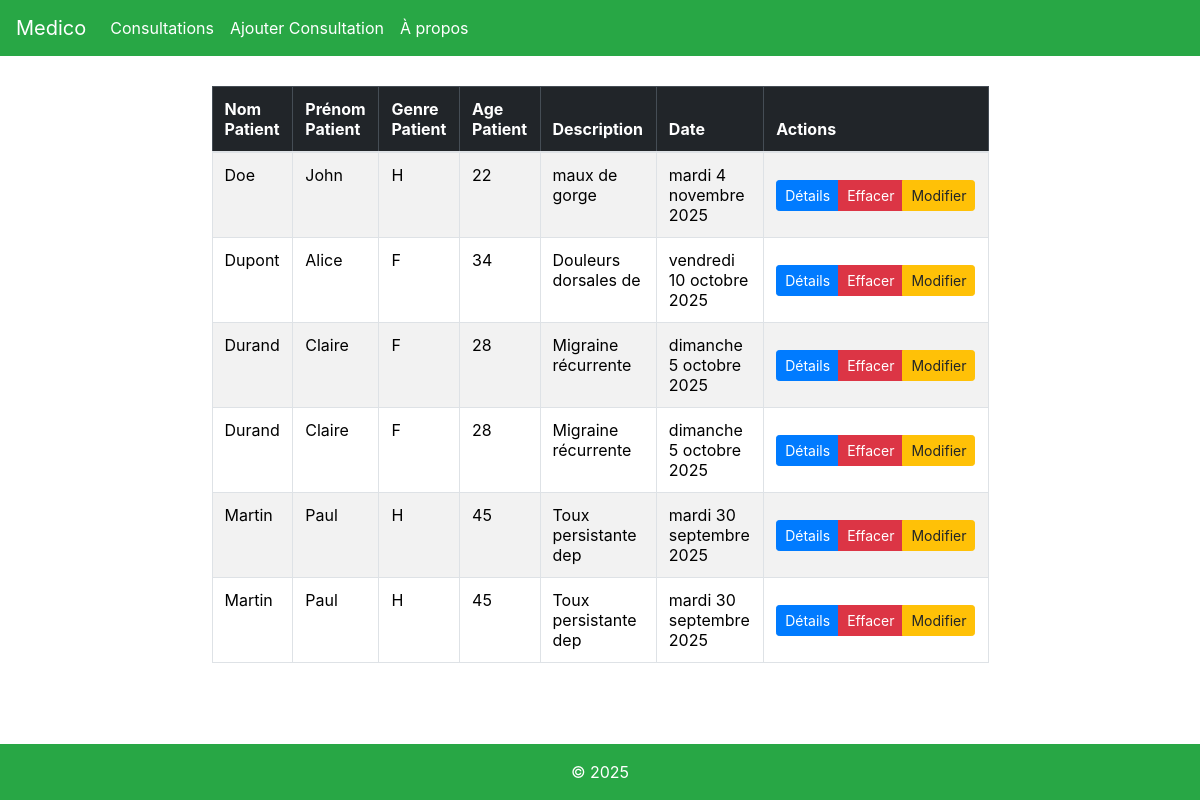
Page /consultations/ on the earlier database version.
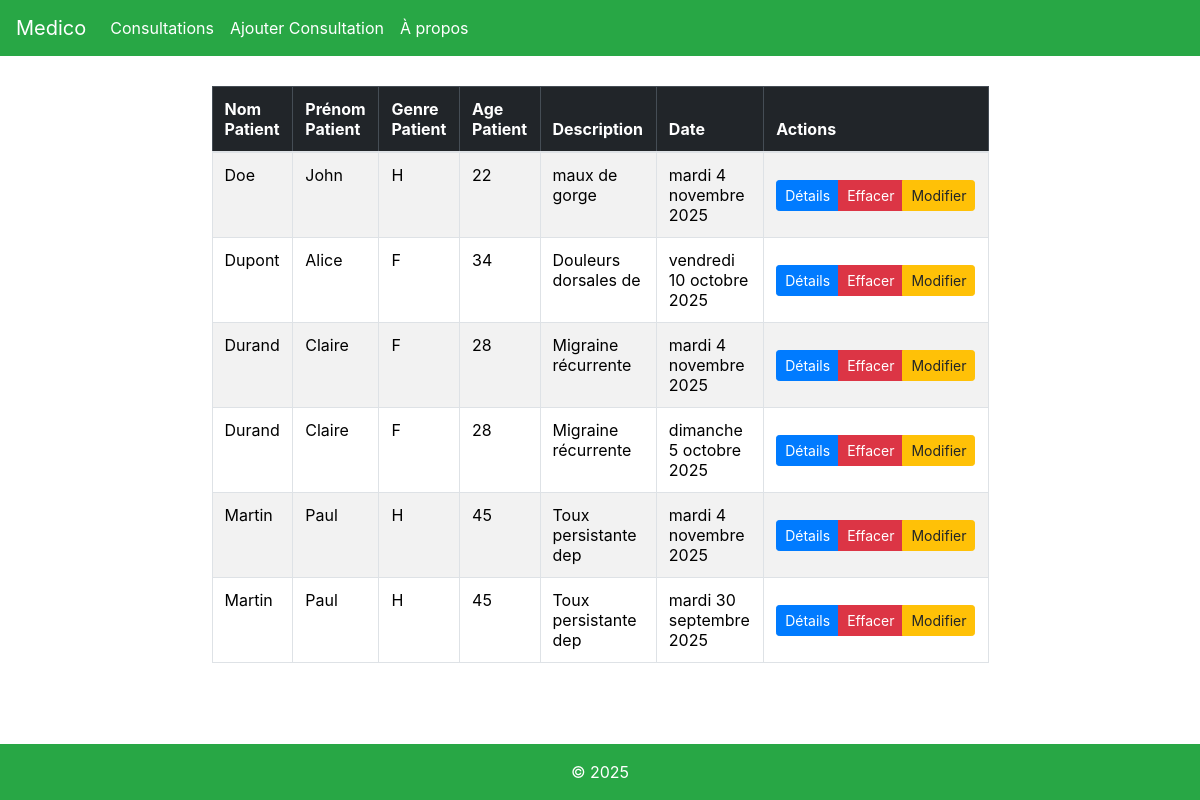
Same page on the later database version.
### medico/models.py (models this page shows)
class Consultation(models.Model):
    GENRE_CHOIX = [('F', "Femme"), ('H', "Homme")]
    patient_nom = models.CharField(max_length=40, null=False)
    patient_prenom = models.CharField(max_length=30, null=False)
    patient_genre = models.CharField(max_length=1, null=False, choices=GENRE_CHOIX)
    patient_age = models.IntegerField(null=False)
    description = models.TextField(null=False)
    date_consultation = models.DateField(null=False)

### medico/views.py (the view)
# urls.py: path('consultations/', views.consultations, name='listeconsultations'),
def consultations(request):
    lesConsultations = Consultation.objects.all().order_by('patient_nom')
    return render(request, 'medico/listeconsultations.html', {"lesConsultations":lesConsultations})

### medico/templates/medico/listeconsultations.html (shortened to what this page needs)
{% extends 'medico/main.html'%}
{% load django_bootstrap5 %}
{% block content %}
<!DOCTYPE html>
<html lang="en">
<head>
    <link rel="stylesheet" href="https://stackpath.bootstrapcdn.com/bootstrap/4.5.2/css/bootstrap.min.css">
</head>
<body>
    <div class="custom-table">
{% if lesConsultations %}
<table class="table table-striped table-bordered">
    <thead class="table-dark">
        <tr>
            <th>Nom Patient</th>
            <th>Prénom Patient</th>
            <th>Genre Patient</th>
            <th>Age Patient</th>
            <th>Description</th>
            <th>Date</th>
            <th>Actions</th>
        </tr>
    </thead>
    <tbody>
        {% for uneConsultation in lesConsultations %}
        <tr>
        <td>{{uneConsultation.patient_nom}}</td>
        <td>{{uneConsultation.patient_prenom}}</td>
        <td>{{uneConsultation.patient_genre}}</td>
        <td>{{uneConsultation.patient_age}}</td>
        <td>{{uneConsultation.description|slice:":20"}}</td>
        <td>{{ uneConsultation.date_consultation|date:"l j F Y" }}</td>
        <td class="text-center align-middle"><div class="btn-group btn-group-sm" role="group"><a class="btn btn-primary btn-sm" href="{% url 'consultationDetail' uneConsultation.id %}">Détails</a>
        <a class="btn btn-danger btn-sm" href="{% url 'deleteconsultation' uneConsultation.id %}">Effacer</a>
        <a class="btn btn-warning btn-sm" href="{% url 'editConsultation' uneConsultation.id %}" >Modifier</a></div></td>
    </tr>
        {% endfor %}
    </tbody>
</table>
</div>
{% else %}
<p>Aucunes Consultations.</p>
{% endif %}
</body>
</html>
{% endblock %}

Differences in the rows shown:
changed Consultation (number 3 of 6 on the later page): date_consultation "dimanche 5 octobre 2025" → "mardi 4 novembre 2025"
changed Consultation (number 5 of 6 on the later page): date_consultation "mardi 30 septembre 2025" → "mardi 4 novembre 2025"
